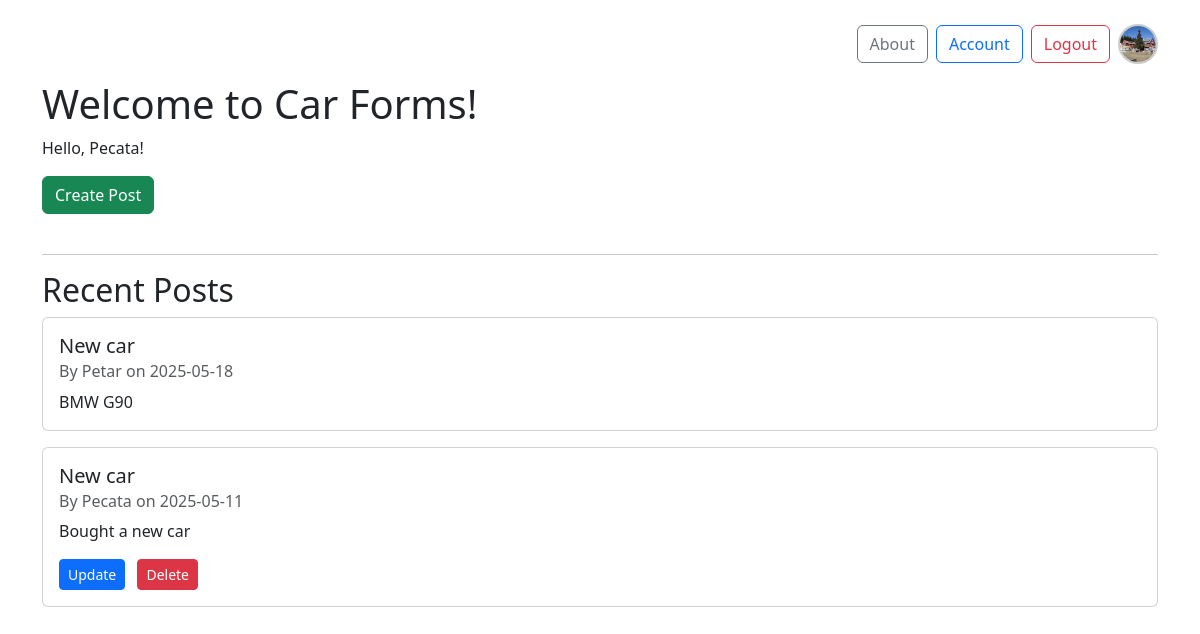
Screenshot of /home (signed in) with the database file from the repository.
### Car_forms/models.py (models this page shows, shortened)
class User(db.Model, UserMixin):
    id = db.Column(db.Integer, primary_key=True)
    username = db.Column(db.String(20), unique=True, nullable=False)
    email = db.Column(db.String(120), unique=True, nullable=False)
    image_file = db.Column(db.String(20), nullable=False, default='default.jpg')
    password = db.Column(db.String(60), nullable=False)
    posts = db.relationship('Post', backref='author', lazy=True)

class Post(db.Model):
    id = db.Column(db.Integer, primary_key=True)
    title = db.Column(db.String(100), nullable=False)
    date_posted = db.Column(db.DateTime, nullable=False, default=datetime.utcnow)
    content = db.Column(db.Text, nullable=False)
    user_id = db.Column(db.Integer, db.ForeignKey('user.id'), nullable=False)

### Car_forms/routes.py (the view)
@app.route("/")
@app.route("/home")
def home():
    post = Post.query.order_by(Post.date_posted.desc()).all()
    return render_template('home.html',posts=post, title='Home Page')

### Car_forms/models.py (called while the page is built)
@login_manager.user_loader
def load_user(user_id):
    return User.query.get(int(user_id))

### Car_forms/templates/home.html (shortened to what this page needs)
<!DOCTYPE html>
<html lang="en">
<head>
    <link href="https://cdn.jsdelivr.net/npm/bootstrap@5.3.3/dist/css/bootstrap.min.css" rel="stylesheet">
</head>
<body>
    <div class="container mt-4">
        <div class="d-flex justify-content-end align-items-center mb-3">
            {% if current_user.is_authenticated %}
                <a href="{{ url_for('about') }}" class="btn btn-outline-secondary me-2">About</a>
                <a href="{{ url_for('account') }}" class="btn btn-outline-primary me-2">Account</a>
                <a href="{{ url_for('logout') }}" class="btn btn-outline-danger me-2">Logout</a>
                <img src="{{ url_for('static', filename='profile_pics/' + current_user.image_file) }}" alt="Profile Picture" class="pfp">
            {% else %}
                <a href="{{ url_for('sign_up') }}" class="btn btn-outline-success me-2">Sign Up</a>
                <a href="{{ url_for('login') }}" class="btn btn-outline-primary">Login</a>
            {% endif %}
        </div>
        <h1>Welcome to Car Forms!</h1>
        {% if current_user.is_authenticated %}
            <p>Hello, {{ current_user.username }}!</p>
            <a href="{{ url_for('create_post') }}" class="btn btn-success mb-4">Create Post</a>
        {% else %}
            <p>Please log in or sign up to create a post.</p>
        {% endif %}
        <hr>
        <h2>Recent Posts</h2>
        {% for post in posts %}
            <div class="card mb-3">
                <div class="card-body">
                    <h5 class="card-title">{{ post.title }}</h5>
                    <h6 class="card-subtitle mb-2 text-muted">
                        By {{ post.author.username }} on {{ post.date_posted.strftime('%Y-%m-%d') }}
                    </h6>
                    <p class="card-text">{{ post.content }}</p>
                    {% if current_user.is_authenticated and post.author == current_user %}
                        <a href="{{ url_for('update_post', post_id=post.id) }}" class="btn btn-primary btn-sm me-2">Update</a>
                        <form action="{{ url_for('delete_post', post_id=post.id) }}" method="POST" style="display: inline;">
                            <button type="submit" class="btn btn-danger btn-sm" onclick="return confirm('Are you sure you want to delete this post?');">
                                Delete
                            </button>
                        </form>
                    {% endif %}
                </div>
            </div>
        {% else %}
            <p>No posts have been created yet!</p>
        {% endfor %}
    </div>
</body>
</html>

### Car_forms/templates/home.html (style rules this page uses)
.pfp { width: 40px; height: 40px; object-fit: cover; border-radius: 50%; border: 2px solid #ccc; }

### rows the page displays
User: image_file (picture), username "Pecata"
Post: title "New car", author.username "Petar", date_posted "2025-05-18", content "BMW G90"
Post: title "New car", author.username "Pecata", date_posted "2025-05-11", content "Bought a new car"
